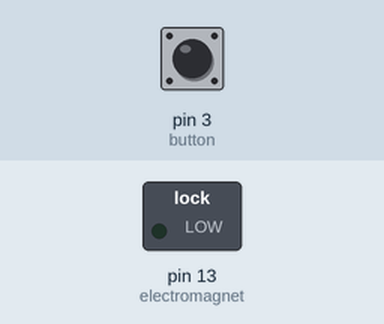
The sketch below on a simulated Arduino Uno, built with avr-gcc and run on an emulated ATmega328P. Shown: switched loads named in the sketch (green lamp = pin HIGH). The test bench sets the inputs (shaded band); at power-on: pin 3 (button) HIGH.

Above: at 1.2 s.
1.3 s: pin 3 (button) pulled LOW for 3.2 s
At 2.3 s:
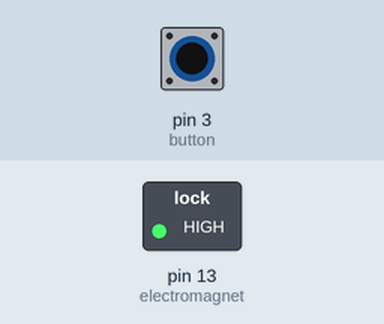
7.5 s: pin 3 (button) pulled LOW for 0.15 s
At 8.2 s:
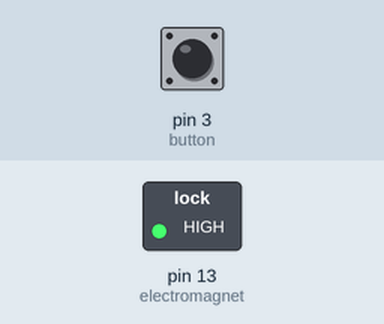
10.6 s: pin 3 (button) pulled LOW for 1 s
At 14.1 s:
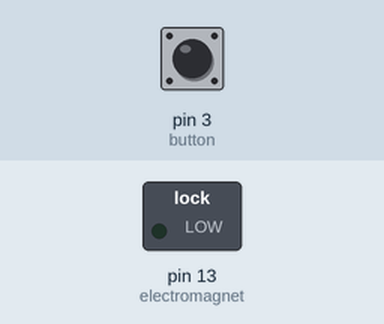
Timing chart, 0 to 15.6 s (numbered marks = the images above; inputs shaded):
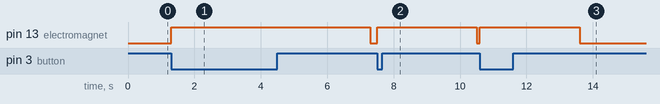

The sketch:

electroaimant.ino
```cpp
int button = 3;
int electromagnet = 13;

void setup() {
  pinMode(electromagnet, OUTPUT);
  pinMode(button, INPUT_PULLUP);
}

void loop() {
  while(digitalRead(button) == HIGH) {};
  digitalWrite(electromagnet, HIGH);
  delay(3000);
  digitalWrite(electromagnet, LOW);
}
```

Measured:
- after the input at 1.3 s, pin 13 (electromagnet): LOW → HIGH at once, → LOW 6.0 s later
- after the input at 7.5 s, pin 13 (electromagnet): LOW → HIGH at once, → LOW 3.0 s later
- after the input at 10.6 s, pin 13 (electromagnet): LOW → HIGH at once, → LOW 3.0 s later
